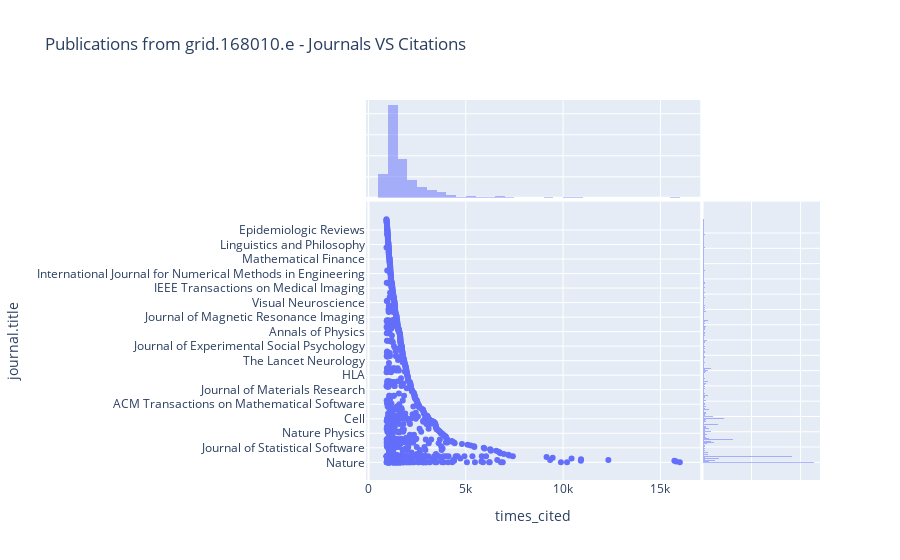

Notebook code for this chart:
### Markdown cell above
## Publications most cited : which journals?

### Code cell
data = dslquery(f"""search publications 
                    where research_orgs.id="{GRIDID}" 
                    return publications[doi+title+times_cited+category_for+journal] 
                    sort by times_cited limit 1000""")

df = data.as_dataframe()
#
px.scatter(df, 
           x="times_cited", y="journal.title", 
           marginal_x="histogram", 
           marginal_y="histogram", 
           height=600,
           title=f"Publications from {GRIDID} - Journals VS Citations")

### Figure 1 — Plotly figure (JSON) as saved in the notebook; plotly's stock layout.template omitted (floating-point values rounded to 4 significant figures; data arrays with more than 128 entries replaced by an {"elided": "..."} marker saying what was removed)
{"data": [{"hovertemplate": "times_cited=%{x}<br>journal.title=%{y}<extra></extra>", "legendgroup": "", "marker": {"color": "#636efa", "symbol": "circle"}, "mode": "markers", "name": "", "orientation": "h", "showlegend": false, "type": "scatter", "x": {"elided": "1000 int values"}, "xaxis": "x", "y": {"elided": "1000 str values"}, "yaxis": "y"}, {"alignmentgroup": "True", "bingroup": "x", "hovertemplate": "times_cited=%{x}<br>count=%{y}<extra></extra>", "legendgroup": "", "marker": {"color": "#636efa"}, "name": "", "offsetgroup": "", "opacity": 0.5, "showlegend": false, "type": "histogram", "x": {"elided": "1000 int values"}, "xaxis": "x3", "yaxis": "y3"}, {"alignmentgroup": "True", "bingroup": "y", "hovertemplate": "journal.title=%{y}<br>count=%{x}<extra></extra>", "legendgroup": "", "marker": {"color": "#636efa"}, "name": "", "offsetgroup": "", "opacity": 0.5, "showlegend": false, "type": "histogram", "xaxis": "x2", "y": {"elided": "1000 str values"}, "yaxis": "y2"}], "layout": {"autosize": true, "barmode": "overlay", "legend": {"tracegroupgap": 0}, "title": {"text": "Publications from grid.168010.e - Journals VS Citations"}, "xaxis": {"anchor": "y", "autorange": true, "domain": [0, 0.7363], "range": [29.71, 16890.0], "title": {"text": "times_cited"}, "type": "linear"}, "xaxis2": {"anchor": "y2", "autorange": true, "domain": [0.7413, 1], "matches": "x2", "range": [0, 120], "showgrid": true, "showline": false, "showticklabels": false, "ticks": ""}, "xaxis3": {"anchor": "y3", "autorange": true, "domain": [0, 0.7363], "matches": "x", "range": [29.71, 16890.0], "showgrid": true, "showticklabels": false, "type": "linear"}, "xaxis4": {"anchor": "y4", "domain": [0.7413, 1], "matches": "x2", "showgrid": true, "showline": false, "showticklabels": false, "ticks": ""}, "yaxis": {"anchor": "x", "autorange": true, "domain": [0, 0.7326], "range": [-22.58, 340.6], "title": {"text": "journal.title"}, "type": "category"}, "yaxis2": {"anchor": "x2", "autorange": true, "domain": [0, 0.7326], "matches": "y", "range": [-22.58, 340.6], "showgrid": true, "showticklabels": false, "type": "category"}, "yaxis3": {"anchor": "x3", "autorange": true, "domain": [0.7426, 1], "matches": "y3", "range": [0, 465.3], "showgrid": true, "showline": false, "showticklabels": false, "ticks": ""}, "yaxis4": {"anchor": "x4", "domain": [0.7426, 1], "matches": "y3", "showgrid": true, "showline": false, "showticklabels": false, "ticks": ""}}}
